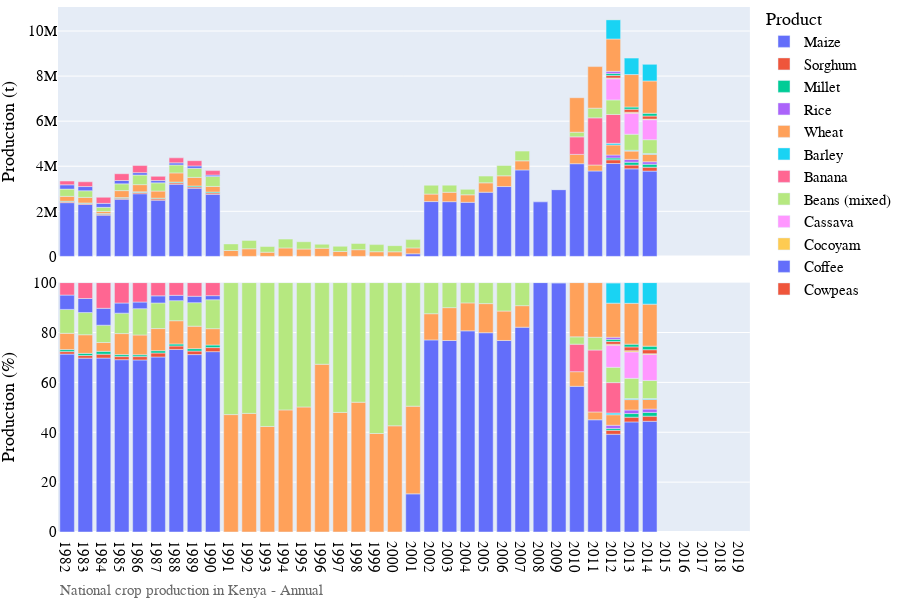
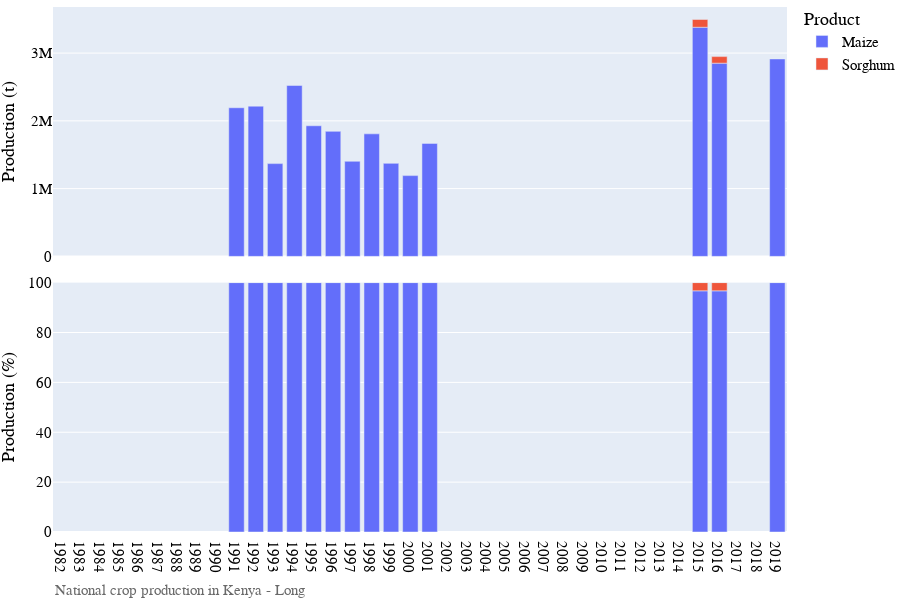
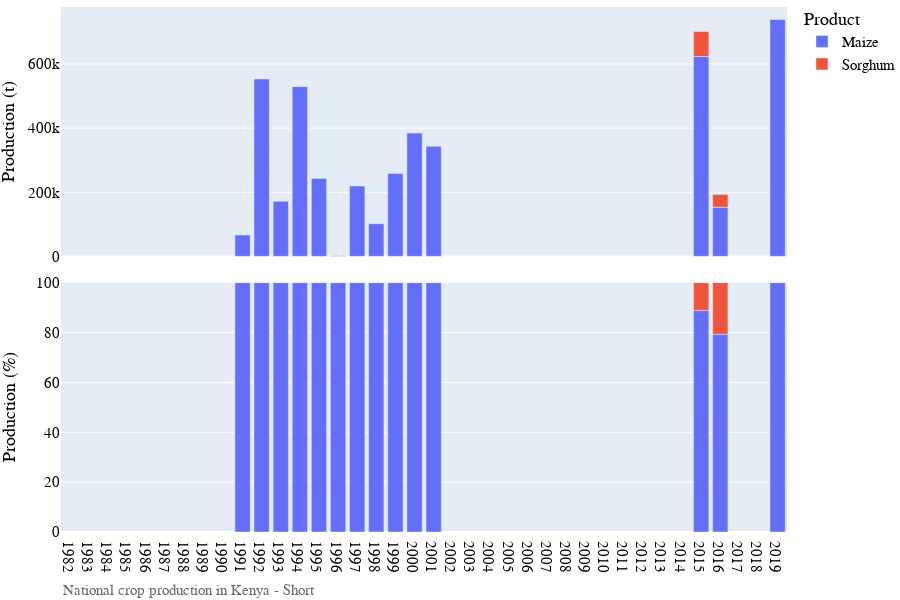

Notebook code for these charts, in order:
### Markdown cell above
# Visualization of production data

### Code cell
# Bar chart of national crop production
country_iso, country_name = 'KE', 'Kenya'
df = pd.read_csv('../data/crop/adm_crop_production_%s.csv' % country_iso, index_col=0)
df['year'] = df['harvest_year']
year = [df['year'].min(), df['year'].max()]
product_order = ['Maize', 'Sorghum', 'Millet', 'Rice', 'Wheat', 'Barley']
for season_name in ['Annual','Long','Short']:
    footnote = 'National crop production in %s - %s' % (country_name, season_name)
    fn_save = '../figures/%s_bar_natgrainprod_%s.png' % (country_iso, season_name)
    sub = df[df['season_name'] == season_name]
    fig = PlotBarProduction(sub, year, product_order, footnote)#, fn_save)
    fig.show()

### Figure 1 — Plotly figure (JSON) as saved in the notebook; plotly's stock layout.template omitted (floating-point values rounded to 4 significant figures)
{"data": [{"alignmentgroup": "True", "hovertemplate": "product=Maize<br>season_name=Annual<br>type=orig_unit<br>year=%{x}<br>value=%{y}<extra></extra>", "legendgroup": "Maize", "marker": {"color": "#636efa", "pattern": {"shape": ""}}, "name": "Maize", "offsetgroup": "Maize", "orientation": "v", "showlegend": true, "textposition": "auto", "type": "bar", "x": [1982, 1983, 1984, 1985, 1986, 1987, 1988, 1989, 1990, 2001, 2002, 2003, 2004, 2005, 2006, 2007, 2008, 2009, 2010, 2011, 2012, 2013, 2014], "xaxis": "x2", "y": [2385000.0, 2307000.0, 1829090, 2534000.0, 2780000.0, 2493000.0, 3201000.0, 3021000.0, 2752926, 113800.0, 2432000.0, 2427000.0, 2399000.0, 2847000.0, 3098000.0, 3837000.0, 2419000.0, 2963000.0, 4113000.0, 3790000.0, 4120000.0, 3884000.0, 3783000.0], "yaxis": "y2"}, {"alignmentgroup": "True", "hovertemplate": "product=Maize<br>season_name=Annual<br>type=percent<br>year=%{x}<br>value=%{y}<extra></extra>", "legendgroup": "Maize", "marker": {"color": "#636efa", "pattern": {"shape": ""}}, "name": "Maize", "offsetgroup": "Maize", "orientation": "v", "showlegend": false, "textposition": "auto", "type": "bar", "x": [1982, 1983, 1984, 1985, 1986, 1987, 1988, 1989, 1990, 2001, 2002, 2003, 2004, 2005, 2006, 2007, 2008, 2009, 2010, 2011, 2012, 2013, 2014], "xaxis": "x", "y": [71.33, 69.72, 69.75, 69.1, 68.99, 70.18, 73.21, 71.15, 72.33, 15.3, 77.03, 76.79, 80.67, 79.91, 76.8, 82.13, 100, 99.91, 58.42, 45.0, 39.2, 44.15, 44.4], "yaxis": "y"}, {"alignmentgroup": "True", "hovertemplate": "product=Sorghum<br>season_name=Annual<br>type=orig_unit<br>year=%{x}<br>value=%{y}<extra></extra>", "legendgroup": "Sorghum", "marker": {"color": "#EF553B", "pattern": {"shape": ""}}, "name": "Sorghum", "offsetgroup": "Sorghum", "orientation": "v", "showlegend": true, "textposition": "auto", "type": "bar", "x": [1982, 1983, 1984, 1985, 1986, 1987, 1988, 1989, 1990, 2012, 2013, 2014], "xaxis": "x2", "y": [33499, 34721, 40989, 45454, 54261, 57061, 60593, 59989, 61674, 165800.0, 165700.0, 174600.0], "yaxis": "y2"}, {"alignmentgroup": "True", "hovertemplate": "product=Sorghum<br>season_name=Annual<br>type=percent<br>year=%{x}<br>value=%{y}<extra></extra>", "legendgroup": "Sorghum", "marker": {"color": "#EF553B", "pattern": {"shape": ""}}, "name": "Sorghum", "offsetgroup": "Sorghum", "orientation": "v", "showlegend": false, "textposition": "auto", "type": "bar", "x": [1982, 1983, 1984, 1985, 1986, 1987, 1988, 1989, 1990, 2012, 2013, 2014], "xaxis": "x", "y": [1.002, 1.049, 1.563, 1.24, 1.347, 1.606, 1.386, 1.413, 1.62, 1.577, 1.884, 2.05], "yaxis": "y"}, {"alignmentgroup": "True", "hovertemplate": "product=Millet<br>season_name=Annual<br>type=orig_unit<br>year=%{x}<br>value=%{y}<extra></extra>", "legendgroup": "Millet", "marker": {"color": "#00cc96", "pattern": {"shape": ""}}, "name": "Millet", "offsetgroup": "Millet", "orientation": "v", "showlegend": true, "textposition": "auto", "type": "bar", "x": [1982, 1983, 1984, 1985, 1986, 1987, 1988, 1989, 1990, 2012, 2013, 2014], "xaxis": "x2", "y": [27152, 28663, 29983, 28965, 29597, 33070, 35180.0, 41246, 39263, 80450.0, 129200.0, 129600.0], "yaxis": "y2"}, {"alignmentgroup": "True", "hovertemplate": "product=Millet<br>season_name=Annual<br>type=percent<br>year=%{x}<br>value=%{y}<extra></extra>", "legendgroup": "Millet", "marker": {"color": "#00cc96", "pattern": {"shape": ""}}, "name": "Millet", "offsetgroup": "Millet", "orientation": "v", "showlegend": false, "textposition": "auto", "type": "bar", "x": [1982, 1983, 1984, 1985, 1986, 1987, 1988, 1989, 1990, 2012, 2013, 2014], "xaxis": "x", "y": [0.8121, 0.8663, 1.143, 0.7899, 0.7345, 0.931, 0.8047, 0.9713, 1.032, 0.7653, 1.469, 1.521], "yaxis": "y"}, {"alignmentgroup": "True", "hovertemplate": "product=Rice<br>season_name=Annual<br>type=orig_unit<br>year=%{x}<br>value=%{y}<extra></extra>", "legendgroup": "Rice", "marker": {"color": "#ab63fa", "pattern": {"shape": ""}}, "name": "Rice", "offsetgroup": "Rice", "orientation": "v", "showlegend": true, "textposition": "auto", "type": "bar", "x": [2012, 2013, 2014], "xaxis": "x2", "y": [132400.0, 124400.0, 112300.0], "yaxis": "y2"}, {"alignmentgroup": "True", "hovertemplate": "product=Rice<br>season_name=Annual<br>type=percent<br>year=%{x}<br>value=%{y}<extra></extra>", "legendgroup": "Rice", "marker": {"color": "#ab63fa", "pattern": {"shape": ""}}, "name": "Rice", "offsetgroup": "Rice", "orientation": "v", "showlegend": false, "textposition": "auto", "type": "bar", "x": [2012, 2013, 2014], "xaxis": "x", "y": [1.259, 1.415, 1.318], "yaxis": "y"}, {"alignmentgroup": "True", "hovertemplate": "product=Wheat<br>season_name=Annual<br>type=orig_unit<br>year=%{x}<br>value=%{y}<extra></extra>", "legendgroup": "Wheat", "marker": {"color": "#FFA15A", "pattern": {"shape": ""}}, "name": "Wheat", "offsetgroup": "Wheat", "orientation": "v", "showlegend": true, "textposition": "auto", "type": "bar", "x": [1982, 1983, 1984, 1985, 1986, 1987, 1988, 1989, 1990, 1991, 1992, 1993, 1994, 1995, 1996, 1997, 1998, 1999, 2000, 2001, 2002, 2003, 2004, 2005, 2006, 2007, 2009, 2010, 2011, 2012, 2013, 2014], "xaxis": "x2", "y": [218100.0, 247100.0, 92520.0, 309200.0, 319700.0, 314600.0, 407700.0, 382500.0, 249456, 260300.0, 337500.0, 185000.0, 374839, 325900.0, 361500.0, 215100.0, 296800.0, 206300.0, 203000.0, 261600.0, 331900.0, 416800.0, 333400.0, 415700.0, 476200.0, 403400.0, 2734.0, 413300.0, 264400.0, 444300.0, 367100.0, 328800.0], "yaxis": "y2"}, {"alignmentgroup": "True", "hovertemplate": "product=Wheat<br>season_name=Annual<br>type=percent<br>year=%{x}<br>value=%{y}<extra></extra>", "legendgroup": "Wheat", "marker": {"color": "#FFA15A", "pattern": {"shape": ""}}, "name": "Wheat", "offsetgroup": "Wheat", "orientation": "v", "showlegend": false, "textposition": "auto", "type": "bar", "x": [1982, 1983, 1984, 1985, 1986, 1987, 1988, 1989, 1990, 1991, 1992, 1993, 1994, 1995, 1996, 1997, 1998, 1999, 2000, 2001, 2002, 2003, 2004, 2005, 2006, 2007, 2009, 2010, 2011, 2012, 2013, 2014], "xaxis": "x", "y": [6.522, 7.469, 3.528, 8.433, 7.934, 8.857, 9.324, 9.007, 6.554, 47.08, 47.56, 42.32, 48.96, 50.13, 67.27, 47.95, 52.05, 39.5, 42.59, 35.16, 10.51, 13.19, 11.21, 11.67, 11.81, 8.634, 0.09218, 5.871, 3.139, 4.227, 4.172, 3.859], "yaxis": "y"}, {"alignmentgroup": "True", "hovertemplate": "product=Barley<br>season_name=Annual<br>type=orig_unit<br>year=%{x}<br>value=%{y}<extra></extra>", "legendgroup": "Barley", "marker": {"color": "#19d3f3", "pattern": {"shape": ""}}, "name": "Barley", "offsetgroup": "Barley", "orientation": "v", "showlegend": true, "textposition": "auto", "type": "bar", "x": [2012, 2013, 2014], "xaxis": "x2", "y": [72930.0, 36643, 33350], "yaxis": "y2"}, {"alignmentgroup": "True", "hovertemplate": "product=Barley<br>season_name=Annual<br>type=percent<br>year=%{x}<br>value=%{y}<extra></extra>", "legendgroup": "Barley", "marker": {"color": "#19d3f3", "pattern": {"shape": ""}}, "name": "Barley", "offsetgroup": "Barley", "orientation": "v", "showlegend": false, "textposition": "auto", "type": "bar", "x": [2012, 2013, 2014], "xaxis": "x", "y": [0.6938, 0.4165, 0.3914], "yaxis": "y"}, {"alignmentgroup": "True", "hovertemplate": "product=Banana<br>season_name=Annual<br>type=orig_unit<br>year=%{x}<br>value=%{y}<extra></extra>", "legendgroup": "Banana", "marker": {"color": "#FF6692", "pattern": {"shape": ""}}, "name": "Banana", "offsetgroup": "Banana", "orientation": "v", "showlegend": true, "textposition": "auto", "type": "bar", "x": [2010, 2011, 2012], "xaxis": "x2", "y": [777058, 2092000.0, 1281000.0], "yaxis": "y2"}, {"alignmentgroup": "True", "hovertemplate": "product=Banana<br>season_name=Annual<br>type=percent<br>year=%{x}<br>value=%{y}<extra></extra>", "legendgroup": "Banana", "marker": {"color": "#FF6692", "pattern": {"shape": ""}}, "name": "Banana", "offsetgroup": "Banana", "orientation": "v", "showlegend": false, "textposition": "auto", "type": "bar", "x": [2010, 2011, 2012], "xaxis": "x", "y": [11.04, 24.84, 12.19], "yaxis": "y"}, {"alignmentgroup": "True", "hovertemplate": "product=Beans (mixed)<br>season_name=Annual<br>type=orig_unit<br>year=%{x}<br>value=%{y}<extra></extra>", "legendgroup": "Beans (mixed)", "marker": {"color": "#B6E880", "pattern": {"shape": ""}}, "name": "Beans (mixed)", "offsetgroup": "Beans (mixed)", "orientation": "v", "showlegend": true, "textposition": "auto", "type": "bar", "x": [1982, 1983, 1984, 1985, 1986, 1987, 1988, 1989, 1990, 1991, 1992, 1993, 1994, 1995, 1996, 1997, 1998, 1999, 2000, 2001, 2002, 2003, 2004, 2005, 2006, 2007, 2010, 2011, 2012, 2013, 2014], "xaxis": "x2", "y": [320870, 294081, 182100.0, 300600.0, 424699, 364855, 351759, 400500.0, 441207, 292600.0, 372100.0, 252200.0, 390800.0, 324100.0, 175900.0, 233500.0, 273500.0, 316100.0, 273600.0, 368600.0, 393400.0, 316800.0, 241500.0, 300000.0, 459600.0, 431500.0, 206300.0, 430100.0, 645400.0, 712900.0, 616300.0], "yaxis": "y2"}, {"alignmentgroup": "True", "hovertemplate": "product=Beans (mixed)<br>season_name=Annual<br>type=percent<br>year=%{x}<br>value=%{y}<extra></extra>", "legendgroup": "Beans (mixed)", "marker": {"color": "#B6E880", "pattern": {"shape": ""}}, "name": "Beans (mixed)", "offsetgroup": "Beans (mixed)", "orientation": "v", "showlegend": false, "textposition": "auto", "type": "bar", "x": [1982, 1983, 1984, 1985, 1986, 1987, 1988, 1989, 1990, 1991, 1992, 1993, 1994, 1995, 1996, 1997, 1998, 1999, 2000, 2001, 2002, 2003, 2004, 2005, 2006, 2007, 2010, 2011, 2012, 2013, 2014], "xaxis": "x", "y": [9.598, 8.888, 6.945, 8.198, 10.54, 10.27, 8.046, 9.432, 11.59, 52.92, 52.44, 57.68, 51.04, 49.87, 32.73, 52.05, 47.95, 60.5, 57.41, 49.54, 12.46, 10.02, 8.121, 8.418, 11.39, 9.237, 2.93, 5.107, 6.139, 8.103, 7.233], "yaxis": "y"}, {"alignmentgroup": "True", "hovertemplate": "product=Cassava<br>season_name=Annual<br>type=orig_unit<br>year=%{x}<br>value=%{y}<extra></extra>", "legendgroup": "Cassava", "marker": {"color": "#FF97FF", "pattern": {"shape": ""}}, "name": "Cassava", "offsetgroup": "Cassava", "orientation": "v", "showlegend": true, "textposition": "auto", "type": "bar", "x": [2012, 2013, 2014], "xaxis": "x2", "y": [934500.0, 931700.0, 887393], "yaxis": "y2"}, {"alignmentgroup": "True", "hovertemplate": "product=Cassava<br>season_name=Annual<br>type=percent<br>year=%{x}<br>value=%{y}<extra></extra>", "legendgroup": "Cassava", "marker": {"color": "#FF97FF", "pattern": {"shape": ""}}, "name": "Cassava", "offsetgroup": "Cassava", "orientation": "v", "showlegend": false, "textposition": "auto", "type": "bar", "x": [2012, 2013, 2014], "xaxis": "x", "y": [8.889, 10.59, 10.42], "yaxis": "y"}, {"alignmentgroup": "True", "hovertemplate": "product=Cocoyam<br>season_name=Annual<br>type=orig_unit<br>year=%{x}<br>value=%{y}<extra></extra>", "legendgroup": "Cocoyam", "marker": {"color": "#FECB52", "pattern": {"shape": ""}}, "name": "Cocoyam", "offsetgroup": "Cocoyam", "orientation": "v", "showlegend": true, "textposition": "auto", "type": "bar", "x": [2012, 2013, 2014], "xaxis": "x2", "y": [38121, 43672, 25490.0], "yaxis": "y2"}, {"alignmentgroup": "True", "hovertemplate": "product=Cocoyam<br>season_name=Annual<br>type=percent<br>year=%{x}<br>value=%{y}<extra></extra>", "legendgroup": "Cocoyam", "marker": {"color": "#FECB52", "pattern": {"shape": ""}}, "name": "Cocoyam", "offsetgroup": "Cocoyam", "orientation": "v", "showlegend": false, "textposition": "auto", "type": "bar", "x": [2012, 2013, 2014], "xaxis": "x", "y": [0.3626, 0.4964, 0.2992], "yaxis": "y"}, {"alignmentgroup": "True", "hovertemplate": "product=Coffee<br>season_name=Annual<br>type=orig_unit<br>year=%{x}<br>value=%{y}<extra></extra>", "legendgroup": "Coffee", "marker": {"color": "#636efa", "pattern": {"shape": ""}}, "name": "Coffee", "offsetgroup": "Coffee", "orientation": "v", "showlegend": true, "textposition": "auto", "type": "bar", "x": [1982, 1983, 1984, 1985, 1986, 1987, 1988, 1989, 1990], "xaxis": "x2", "y": [191961, 186470, 177942, 148911, 107697, 101358, 93508, 108910, 62796], "yaxis": "y2"}, {"alignmentgroup": "True", "hovertemplate": "product=Coffee<br>season_name=Annual<br>type=percent<br>year=%{x}<br>value=%{y}<extra></extra>", "legendgroup": "Coffee", "marker": {"color": "#636efa", "pattern": {"shape": ""}}, "name": "Coffee", "offsetgroup": "Coffee", "orientation": "v", "showlegend": false, "textposition": "auto", "type": "bar", "x": [1982, 1983, 1984, 1985, 1986, 1987, 1988, 1989, 1990], "xaxis": "x", "y": [5.742, 5.636, 6.785, 4.061, 2.673, 2.853, 2.139, 2.565, 1.65], "yaxis": "y"}, {"alignmentgroup": "True", "hovertemplate": "product=Cowpeas<br>season_name=Annual<br>type=orig_unit<br>year=%{x}<br>value=%{y}<extra></extra>", "legendgroup": "Cowpeas", "marker": {"color": "#EF553B", "pattern": {"shape": ""}}, "name": "Cowpeas", "offsetgroup": "Cowpeas", "orientation": "v", "showlegend": true, "textposition": "auto", "type": "bar", "x": [2012, 2013, 2014], "xaxis": "x2", "y": [113100.0, 134800.0, 138100.0], "yaxis": "y2"}, {"alignmentgroup": "True", "hovertemplate": "product=Cowpeas<br>season_name=Annual<br>type=percent<br>year=%{x}<br>value=%{y}<extra></extra>", "legendgroup": "Cowpeas", "marker": {"color": "#EF553B", "pattern": {"shape": ""}}, "name": "Cowpeas", "offsetgroup": "Cowpeas", "orientation": "v", "showlegend": false, "textposition": "auto", "type": "bar", "x": [2012, 2013, 2014], "xaxis": "x", "y": [1.076, 1.532, 1.621], "yaxis": "y"}, {"alignmentgroup": "True", "hovertemplate": "product=Gram<br>season_name=Annual<br>type=orig_unit<br>year=%{x}<br>value=%{y}<extra></extra>", "legendgroup": "Gram", "marker": {"color": "#00cc96", "pattern": {"shape": ""}}, "name": "Gram", "offsetgroup": "Gram", "orientation": "v", "showlegend": true, "textposition": "auto", "type": "bar", "x": [2012, 2013, 2014], "xaxis": "x2", "y": [91830.0, 96600.0, 121000.0], "yaxis": "y2"}, {"alignmentgroup": "True", "hovertemplate": "product=Gram<br>season_name=Annual<br>type=percent<br>year=%{x}<br>value=%{y}<extra></extra>", "legendgroup": "Gram", "marker": {"color": "#00cc96", "pattern": {"shape": ""}}, "name": "Gram", "offsetgroup": "Gram", "orientation": "v", "showlegend": false, "textposition": "auto", "type": "bar", "x": [2012, 2013, 2014], "xaxis": "x", "y": [0.8735, 1.098, 1.42], "yaxis": "y"}, {"alignmentgroup": "True", "hovertemplate": "product=Pigeon Peas<br>season_name=Annual<br>type=orig_unit<br>year=%{x}<br>value=%{y}<extra></extra>", "legendgroup": "Pigeon Peas", "marker": {"color": "#ab63fa", "pattern": {"shape": ""}}, "name": "Pigeon Peas", "offsetgroup": "Pigeon Peas", "orientation": "v", "showlegend": true, "textposition": "auto", "type": "bar", "x": [2012], "xaxis": "x2", "y": [89180.0], "yaxis": "y2"}, {"alignmentgroup": "True", "hovertemplate": "product=Pigeon Peas<br>season_name=Annual<br>type=percent<br>year=%{x}<br>value=%{y}<extra></extra>", "legendgroup": "Pigeon Peas", "marker": {"color": "#ab63fa", "pattern": {"shape": ""}}, "name": "Pigeon Peas", "offsetgroup": "Pigeon Peas", "orientation": "v", "showlegend": false, "textposition": "auto", "type": "bar", "x": [2012], "xaxis": "x", "y": [0.8483], "yaxis": "y"}, {"alignmentgroup": "True", "hovertemplate": "product=Potato<br>season_name=Annual<br>type=orig_unit<br>year=%{x}<br>value=%{y}<extra></extra>", "legendgroup": "Potato", "marker": {"color": "#FFA15A", "pattern": {"shape": ""}}, "name": "Potato", "offsetgroup": "Potato", "orientation": "v", "showlegend": true, "textposition": "auto", "type": "bar", "x": [2010, 2011, 2012, 2013, 2014], "xaxis": "x2", "y": [1530705, 1845407, 1437000.0, 1441000.0, 1435000.0], "yaxis": "y2"}, {"alignmentgroup": "True", "hovertemplate": "product=Potato<br>season_name=Annual<br>type=percent<br>year=%{x}<br>value=%{y}<extra></extra>", "legendgroup": "Potato", "marker": {"color": "#FFA15A", "pattern": {"shape": ""}}, "name": "Potato", "offsetgroup": "Potato", "orientation": "v", "showlegend": false, "textposition": "auto", "type": "bar", "x": [2010, 2011, 2012, 2013, 2014], "xaxis": "x", "y": [21.74, 21.91, 13.67, 16.38, 16.84], "yaxis": "y"}, {"alignmentgroup": "True", "hovertemplate": "product=Sweet Potatoes<br>season_name=Annual<br>type=orig_unit<br>year=%{x}<br>value=%{y}<extra></extra>", "legendgroup": "Sweet Potatoes", "marker": {"color": "#19d3f3", "pattern": {"shape": ""}}, "name": "Sweet Potatoes", "offsetgroup": "Sweet Potatoes", "orientation": "v", "showlegend": true, "textposition": "auto", "type": "bar", "x": [2012, 2013, 2014], "xaxis": "x2", "y": [856900.0, 729400.0, 735600.0], "yaxis": "y2"}, {"alignmentgroup": "True", "hovertemplate": "product=Sweet Potatoes<br>season_name=Annual<br>type=percent<br>year=%{x}<br>value=%{y}<extra></extra>", "legendgroup": "Sweet Potatoes", "marker": {"color": "#19d3f3", "pattern": {"shape": ""}}, "name": "Sweet Potatoes", "offsetgroup": "Sweet Potatoes", "orientation": "v", "showlegend": false, "textposition": "auto", "type": "bar", "x": [2012, 2013, 2014], "xaxis": "x", "y": [8.151, 8.291, 8.634], "yaxis": "y"}, {"alignmentgroup": "True", "hovertemplate": "product=Tea Plant<br>season_name=Annual<br>type=orig_unit<br>year=%{x}<br>value=%{y}<extra></extra>", "legendgroup": "Tea Plant", "marker": {"color": "#FF6692", "pattern": {"shape": ""}}, "name": "Tea Plant", "offsetgroup": "Tea Plant", "orientation": "v", "showlegend": true, "textposition": "auto", "type": "bar", "x": [1982, 1983, 1984, 1985, 1986, 1987, 1988, 1989, 1990], "xaxis": "x2", "y": [166893, 210869, 269842, 299873, 313421, 188320, 222428, 232110, 198724], "yaxis": "y2"}, {"alignmentgroup": "True", "hovertemplate": "product=Tea Plant<br>season_name=Annual<br>type=percent<br>year=%{x}<br>value=%{y}<extra></extra>", "legendgroup": "Tea Plant", "marker": {"color": "#FF6692", "pattern": {"shape": ""}}, "name": "Tea Plant", "offsetgroup": "Tea Plant", "orientation": "v", "showlegend": false, "textposition": "auto", "type": "bar", "x": [1982, 1983, 1984, 1985, 1986, 1987, 1988, 1989, 1990], "xaxis": "x", "y": [4.992, 6.373, 10.29, 8.177, 7.778, 5.302, 5.087, 5.466, 5.221], "yaxis": "y"}, {"alignmentgroup": "True", "hovertemplate": "product=Yams<br>season_name=Annual<br>type=orig_unit<br>year=%{x}<br>value=%{y}<extra></extra>", "legendgroup": "Yams", "marker": {"color": "#B6E880", "pattern": {"shape": ""}}, "name": "Yams", "offsetgroup": "Yams", "orientation": "v", "showlegend": true, "textposition": "auto", "type": "bar", "x": [2012], "xaxis": "x2", "y": [9144.0], "yaxis": "y2"}, {"alignmentgroup": "True", "hovertemplate": "product=Yams<br>season_name=Annual<br>type=percent<br>year=%{x}<br>value=%{y}<extra></extra>", "legendgroup": "Yams", "marker": {"color": "#B6E880", "pattern": {"shape": ""}}, "name": "Yams", "offsetgroup": "Yams", "orientation": "v", "showlegend": false, "textposition": "auto", "type": "bar", "x": [2012], "xaxis": "x", "y": [0.08698], "yaxis": "y"}], "layout": {"annotations": [{"showarrow": false, "text": "", "textangle": 90, "x": 0.98, "xanchor": "left", "xref": "paper", "y": 0.2375, "yanchor": "middle", "yref": "paper"}, {"showarrow": false, "text": "", "textangle": 90, "x": 0.98, "xanchor": "left", "xref": "paper", "y": 0.7625, "yanchor": "middle", "yref": "paper"}, {"align": "left", "font": {"color": "dimgrey", "family": "arial", "size": 15}, "showarrow": false, "text": "National crop production in Kenya - Annual", "x": 0, "xref": "paper", "y": -0.13, "yref": "paper"}], "barmode": "relative", "font": {"color": "black", "family": "arial", "size": 15}, "height": 600, "legend": {"title": {"text": "Product"}, "tracegroupgap": 0, "x": 1, "y": 1.01}, "margin": {"b": 0, "l": 0, "r": 0, "t": 0}, "width": 900, "xaxis": {"anchor": "y", "domain": [0, 0.98], "dtick": 1, "range": [1982.0, 2020.0], "title": {"text": ""}}, "xaxis2": {"anchor": "y2", "domain": [0, 0.98], "matches": "x", "showticklabels": false}, "yaxis": {"anchor": "x", "domain": [0, 0.475], "range": [0, 100], "title": {"text": "Production (%)"}}, "yaxis2": {"anchor": "x2", "domain": [0.525, 1], "title": {"text": "Production (t)"}}}}

### Figure 2 — Plotly figure (JSON) as saved in the notebook; plotly's stock layout.template omitted (floating-point values rounded to 4 significant figures)
{"data": [{"alignmentgroup": "True", "hovertemplate": "product=Maize<br>season_name=Long<br>type=orig_unit<br>year=%{x}<br>value=%{y}<extra></extra>", "legendgroup": "Maize", "marker": {"color": "#636efa", "pattern": {"shape": ""}}, "name": "Maize", "offsetgroup": "Maize", "orientation": "v", "showlegend": true, "textposition": "auto", "type": "bar", "x": [1991, 1992, 1993, 1994, 1995, 1996, 1997, 1998, 1999, 2000, 2001, 2015, 2016, 2019], "xaxis": "x2", "y": [2193000.0, 2217000.0, 1369000.0, 2522000.0, 1927000.0, 1845000.0, 1403000.0, 1808000.0, 1372000.0, 1192000.0, 1667000.0, 3381157, 2851000.0, 2914000.0], "yaxis": "y2"}, {"alignmentgroup": "True", "hovertemplate": "product=Maize<br>season_name=Long<br>type=percent<br>year=%{x}<br>value=%{y}<extra></extra>", "legendgroup": "Maize", "marker": {"color": "#636efa", "pattern": {"shape": ""}}, "name": "Maize", "offsetgroup": "Maize", "orientation": "v", "showlegend": false, "textposition": "auto", "type": "bar", "x": [1991, 1992, 1993, 1994, 1995, 1996, 1997, 1998, 1999, 2000, 2001, 2015, 2016, 2019], "xaxis": "x", "y": [100, 100, 100, 100, 100, 100, 100, 100, 100, 100, 100, 96.71, 96.71, 100], "yaxis": "y"}, {"alignmentgroup": "True", "hovertemplate": "product=Sorghum<br>season_name=Long<br>type=orig_unit<br>year=%{x}<br>value=%{y}<extra></extra>", "legendgroup": "Sorghum", "marker": {"color": "#EF553B", "pattern": {"shape": ""}}, "name": "Sorghum", "offsetgroup": "Sorghum", "orientation": "v", "showlegend": true, "textposition": "auto", "type": "bar", "x": [2015, 2016], "xaxis": "x2", "y": [114855, 97020.0], "yaxis": "y2"}, {"alignmentgroup": "True", "hovertemplate": "product=Sorghum<br>season_name=Long<br>type=percent<br>year=%{x}<br>value=%{y}<extra></extra>", "legendgroup": "Sorghum", "marker": {"color": "#EF553B", "pattern": {"shape": ""}}, "name": "Sorghum", "offsetgroup": "Sorghum", "orientation": "v", "showlegend": false, "textposition": "auto", "type": "bar", "x": [2015, 2016], "xaxis": "x", "y": [3.285, 3.291], "yaxis": "y"}], "layout": {"annotations": [{"showarrow": false, "text": "", "textangle": 90, "x": 0.98, "xanchor": "left", "xref": "paper", "y": 0.2375, "yanchor": "middle", "yref": "paper"}, {"showarrow": false, "text": "", "textangle": 90, "x": 0.98, "xanchor": "left", "xref": "paper", "y": 0.7625, "yanchor": "middle", "yref": "paper"}, {"align": "left", "font": {"color": "dimgrey", "family": "arial", "size": 15}, "showarrow": false, "text": "National crop production in Kenya - Long", "x": 0, "xref": "paper", "y": -0.13, "yref": "paper"}], "barmode": "relative", "font": {"color": "black", "family": "arial", "size": 15}, "height": 600, "legend": {"title": {"text": "Product"}, "tracegroupgap": 0, "x": 1, "y": 1.01}, "margin": {"b": 0, "l": 0, "r": 0, "t": 0}, "width": 900, "xaxis": {"anchor": "y", "domain": [0, 0.98], "dtick": 1, "range": [1982.0, 2020.0], "title": {"text": ""}}, "xaxis2": {"anchor": "y2", "domain": [0, 0.98], "matches": "x", "showticklabels": false}, "yaxis": {"anchor": "x", "domain": [0, 0.475], "range": [0, 100], "title": {"text": "Production (%)"}}, "yaxis2": {"anchor": "x2", "domain": [0.525, 1], "title": {"text": "Production (t)"}}}}

### Figure 3 — Plotly figure (JSON) as saved in the notebook; plotly's stock layout.template omitted (floating-point values rounded to 4 significant figures)
{"data": [{"alignmentgroup": "True", "hovertemplate": "product=Maize<br>season_name=Short<br>type=orig_unit<br>year=%{x}<br>value=%{y}<extra></extra>", "legendgroup": "Maize", "marker": {"color": "#636efa", "pattern": {"shape": ""}}, "name": "Maize", "offsetgroup": "Maize", "orientation": "v", "showlegend": true, "textposition": "auto", "type": "bar", "x": [1991, 1992, 1993, 1994, 1995, 1996, 1997, 1998, 1999, 2000, 2001, 2015, 2016, 2019], "xaxis": "x2", "y": [66350.0, 553300.0, 171700.0, 529400.0, 243000.0, 2173.0, 219400.0, 102000.0, 258200.0, 384400.0, 343300.0, 623575, 153100.0, 738900.0], "yaxis": "y2"}, {"alignmentgroup": "True", "hovertemplate": "product=Maize<br>season_name=Short<br>type=percent<br>year=%{x}<br>value=%{y}<extra></extra>", "legendgroup": "Maize", "marker": {"color": "#636efa", "pattern": {"shape": ""}}, "name": "Maize", "offsetgroup": "Maize", "orientation": "v", "showlegend": false, "textposition": "auto", "type": "bar", "x": [1991, 1992, 1993, 1994, 1995, 1996, 1997, 1998, 1999, 2000, 2001, 2015, 2016, 2019], "xaxis": "x", "y": [100, 100, 100, 100, 100, 100, 100, 100, 100, 100, 100, 88.87, 79.28, 100], "yaxis": "y"}, {"alignmentgroup": "True", "hovertemplate": "product=Sorghum<br>season_name=Short<br>type=orig_unit<br>year=%{x}<br>value=%{y}<extra></extra>", "legendgroup": "Sorghum", "marker": {"color": "#EF553B", "pattern": {"shape": ""}}, "name": "Sorghum", "offsetgroup": "Sorghum", "orientation": "v", "showlegend": true, "textposition": "auto", "type": "bar", "x": [2015, 2016], "xaxis": "x2", "y": [78133, 40020.0], "yaxis": "y2"}, {"alignmentgroup": "True", "hovertemplate": "product=Sorghum<br>season_name=Short<br>type=percent<br>year=%{x}<br>value=%{y}<extra></extra>", "legendgroup": "Sorghum", "marker": {"color": "#EF553B", "pattern": {"shape": ""}}, "name": "Sorghum", "offsetgroup": "Sorghum", "orientation": "v", "showlegend": false, "textposition": "auto", "type": "bar", "x": [2015, 2016], "xaxis": "x", "y": [11.13, 20.72], "yaxis": "y"}], "layout": {"annotations": [{"showarrow": false, "text": "", "textangle": 90, "x": 0.98, "xanchor": "left", "xref": "paper", "y": 0.2375, "yanchor": "middle", "yref": "paper"}, {"showarrow": false, "text": "", "textangle": 90, "x": 0.98, "xanchor": "left", "xref": "paper", "y": 0.7625, "yanchor": "middle", "yref": "paper"}, {"align": "left", "font": {"color": "dimgrey", "family": "arial", "size": 15}, "showarrow": false, "text": "National crop production in Kenya - Short", "x": 0, "xref": "paper", "y": -0.13, "yref": "paper"}], "barmode": "relative", "font": {"color": "black", "family": "arial", "size": 15}, "height": 600, "legend": {"title": {"text": "Product"}, "tracegroupgap": 0, "x": 1, "y": 1.01}, "margin": {"b": 0, "l": 0, "r": 0, "t": 0}, "width": 900, "xaxis": {"anchor": "y", "domain": [0, 0.98], "dtick": 1, "range": [1982.0, 2020.0], "title": {"text": ""}}, "xaxis2": {"anchor": "y2", "domain": [0, 0.98], "matches": "x", "showticklabels": false}, "yaxis": {"anchor": "x", "domain": [0, 0.475], "range": [0, 100], "title": {"text": "Production (%)"}}, "yaxis2": {"anchor": "x2", "domain": [0.525, 1], "title": {"text": "Production (t)"}}}}
